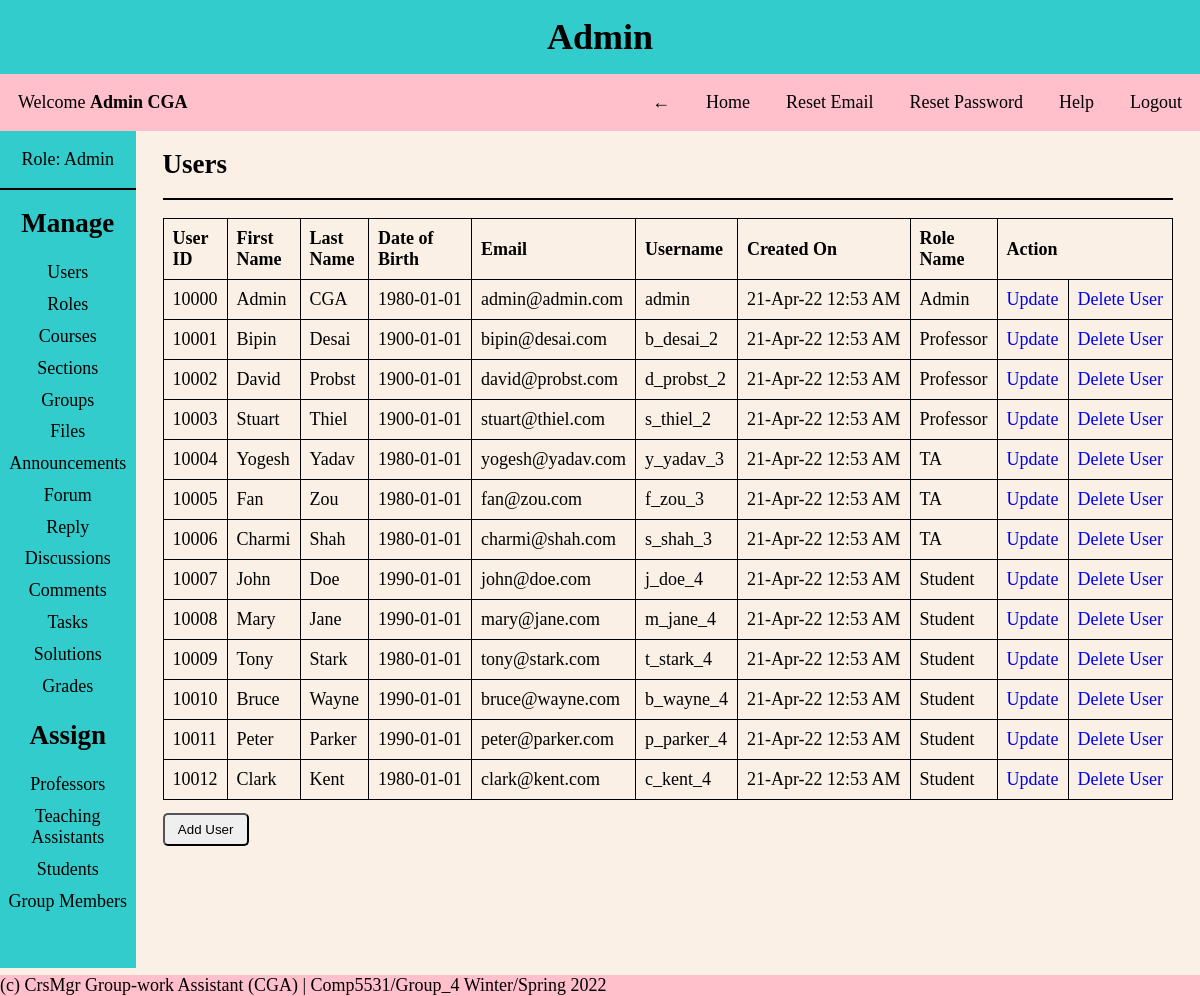
The app's page /pages/admin.php?page=users (signed in) with its own data.
### tables this page shows
CREATE TABLE Users
(
  user_id INT NOT NULL AUTO_INCREMENT PRIMARY KEY,
  first_name VARCHAR(30) NOT NULL,
  last_name VARCHAR(30) NOT NULL,
  dob DATE NOT NULL,
  email VARCHAR(30) NOT NULL UNIQUE,
  username VARCHAR(30) NOT NULL UNIQUE,
  password VARCHAR(30) NOT NULL,
  created_on DATETIME DEFAULT CURRENT_TIMESTAMP,
  first_login TINYINT NOT NULL,
  role_id INT NOT NULL,
  FOREIGN KEY (role_id) REFERENCES Roles(role_id)
);

CREATE TABLE Roles
(
  role_id INT NOT NULL AUTO_INCREMENT PRIMARY KEY,
  role_name VARCHAR(30) NOT NULL UNIQUE,
  role_description VARCHAR(255) NOT NULL
);

### helper/functions.php (called while the page is built, shortened)
<?php
function isAdmin()
{
    if (isset($_SESSION['role_id']) && $_SESSION['role_id'] == 1) {
        return true;
    }
    return false;
}
function date_convert($date)
{
    $date = strtotime($date);
    return date('d-M-y g:i A', $date);
}

### CRUD/users.php (the view, shortened to what this page needs)
<div class="content-body">
    <?php
    $query = "SELECT * FROM users as u JOIN roles as r ON u.role_id = r.role_id ORDER BY user_id ASC";
    $results = mysqli_query($conn, $query);
    ?>
    <h2>Users</h2>
    <hr>
    <table>
        <thead>
            <tr>
                <th>User ID</th>
                <th>First Name</th>
                <th>Last Name</th>
                <th>Date of Birth</th>
                <th>Email</th>
                <th>Username</th>
                <th>Created On</th>
                <th>Role Name</th>
                <?php isAdmin() ? print '<th colspan="2">Action</th>' : '' ?>
            </tr>
        </thead>
        <tbody>
            <?php
            foreach ($results as $users) {
                $user_id = $users['user_id'];
                $first_name = $users['first_name'];
                $last_name = $users['last_name'];
                $dob = $users['dob'];
                $email = $users['email'];
                $username = $users['username'];
                $created_on = date_convert($users['created_on']);
                $role_name = $users['role_name'];
                $role_id = $users['role_id'];
            ?>
                <tr>
                    <?php if (isAdmin()) {
                        echo '<td>' . $user_id . '</td>';
                    } ?>
                    <td><?= $first_name ?></td>
                    <td><?= $last_name ?></td>
                    <td><?= $dob ?></td>
                    <td><?= $email ?></td>
                    <td><?= $username ?></td>
                    <td><?= $created_on ?></td>
                    <td><?= $role_name ?></td>
                    <?php if (isAdmin()) {
                        echo '<td><a href="?page=users&update_view=true&update_id=' . $user_id . '">Update</a></td>';
                        echo "<td><a href='?page=users&delete_id=" . $user_id . "&role_id=" . $role_id . "' onclick='return confirm(&quot;Are you sure you want to delete? &quot;)'>Delete User</a></td>";
                    } ?>
                </tr>
            <?php
            }
            ?>
        </tbody>
    </table>
    <?php if (isAdmin()) { ?>
        <a href="?page=users&add_view=true">
            <button>Add User</button>
        </a>
    <?php } ?>
</div>

### styles/style.css (style rules this page uses)
* { margin: 0; padding: 0; box-sizing: border-box; }
body { background-color: #faf0e6; font-family: 'Times New Roman', Times, serif; font-size: large; }
a { text-decoration: none; }
hr { border: 1px solid black; margin: 1em 0; }
.content-body { padding: 0 0.5em; text-align: left; }
table, th, td { border: 1px solid; border-collapse: collapse; text-align: left; padding: 0.5em; }
td { max-width: 250px; overflow: hidden; text-overflow: ellipsis; white-space: nowrap; }
button { padding: 0.5em 1em; border-radius: 5px; margin: 1em 0 auto; }

### records on screen
users: user_id "10000", first_name "Admin", last_name "CGA", dob "1980-01-01", email "admin@admin.com", username "admin", created_on "21-Apr-22 12:53 AM", role.role_name "Admin"
users: user_id "10001", first_name "Bipin", last_name "Desai", dob "1900-01-01", email "bipin@desai.com", username "b_desai_2", created_on "21-Apr-22 12:53 AM", role.role_name "Professor"
users: user_id "10002", first_name "David", last_name "Probst", dob "1900-01-01", email "david@probst.com", username "d_probst_2", created_on "21-Apr-22 12:53 AM", role.role_name "Professor"
users: user_id "10003", first_name "Stuart", last_name "Thiel", dob "1900-01-01", email "stuart@thiel.com", username "s_thiel_2", created_on "21-Apr-22 12:53 AM", role.role_name "Professor"
users: user_id "10004", first_name "Yogesh", last_name "Yadav", dob "1980-01-01", email "yogesh@yadav.com", username "y_yadav_3", created_on "21-Apr-22 12:53 AM", role.role_name "TA"
users: user_id "10005", first_name "Fan", last_name "Zou", dob "1980-01-01", email "fan@zou.com", username "f_zou_3", created_on "21-Apr-22 12:53 AM", role.role_name "TA"
users: user_id "10006", first_name "Charmi", last_name "Shah", dob "1980-01-01", email "charmi@shah.com", username "s_shah_3", created_on "21-Apr-22 12:53 AM", role.role_name "TA"
users: user_id "10007", first_name "John", last_name "Doe", dob "1990-01-01", email "john@doe.com", username "j_doe_4", created_on "21-Apr-22 12:53 AM", role.role_name "Student"
users: user_id "10008", first_name "Mary", last_name "Jane", dob "1990-01-01", email "mary@jane.com", username "m_jane_4", created_on "21-Apr-22 12:53 AM", role.role_name "Student"
users: user_id "10009", first_name "Tony", last_name "Stark", dob "1980-01-01", email "tony@stark.com", username "t_stark_4", created_on "21-Apr-22 12:53 AM", role.role_name "Student"
users: user_id "10010", first_name "Bruce", last_name "Wayne", dob "1990-01-01", email "bruce@wayne.com", username "b_wayne_4", created_on "21-Apr-22 12:53 AM", role.role_name "Student"
users: user_id "10011", first_name "Peter", last_name "Parker", dob "1990-01-01", email "peter@parker.com", username "p_parker_4", created_on "21-Apr-22 12:53 AM", role.role_name "Student"
users: user_id "10012", first_name "Clark", last_name "Kent", dob "1980-01-01", email "clark@kent.com", username "c_kent_4", created_on "21-Apr-22 12:53 AM", role.role_name "Student"

### other values on screen
$role_name "Admin"
$name "Admin CGA"
$_SESSION['role_name'] "Admin"
